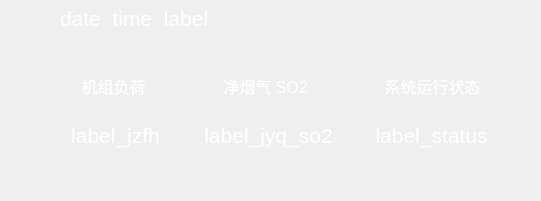
   <widget class="QFrame" name="frame">
    <property name="geometry">
     <rect>
      <x>30</x>
      <y>180</y>
      <width>541</width>
      <height>201</height>
     </rect>
    </property>
    <property name="styleSheet">
     <string notr="true">border:none;</string>
    </property>
    <property name="frameShape">
     <enum>QFrame::StyledPanel</enum>
    </property>
    <property name="frameShadow">
     <enum>QFrame::Raised</enum>
    </property>
    <widget class="QLabel" name="date_time_label">
     <property name="geometry">
      <rect>
       <x>60</x>
       <y>10</y>
       <width>241</width>
       <height>16</height>
      </rect>
     </property>
     <property name="font">
      <font>
       <pointsize>16</pointsize>
      </font>
     </property>
     <property name="styleSheet">
      <string notr="true">color: white;</string>
     </property>
     <property name="text">
      <string>date_time_label</string>
     </property>
    </widget>
    <widget class="QLabel" name="label_2">
     <property name="geometry">
      <rect>
       <x>68</x>
       <y>70</y>
       <width>91</width>
       <height>31</height>
      </rect>
     </property>
     <property name="font">
      <font>
       <pointsize>12</pointsize>
      </font>
     </property>
     <property name="styleSheet">
      <string notr="true">color:white;</string>
     </property>
     <property name="text">
      <string>机组负荷</string>
     </property>
     <property name="alignment">
      <set>Qt::AlignCenter</set>
     </property>
    </widget>
    <widget class="QLabel" name="label_3">
     <property name="geometry">
      <rect>
       <x>210</x>
       <y>70</y>
       <width>111</width>
       <height>31</height>
      </rect>
     </property>
     <property name="font">
      <font>
       <pointsize>12</pointsize>
      </font>
     </property>
     <property name="styleSheet">
      <string notr="true">color:white;</string>
     </property>
     <property name="text">
      <string>净烟气 SO2</string>
     </property>
     <property name="alignment">
      <set>Qt::AlignCenter</set>
     </property>
    </widget>
    <widget class="QLabel" name="label_4">
     <property name="geometry">
      <rect>
       <x>372</x>
       <y>70</y>
       <width>121</width>
       <height>31</height>
      </rect>
     </property>
     <property name="font">
      <font>
       <pointsize>12</pointsize>
      </font>
     </property>
     <property name="styleSheet">
      <string notr="true">color:white;</string>
     </property>
     <property name="text">
      <string>系统运行状态</string>
     </property>
     <property name="alignment">
      <set>Qt::AlignCenter</set>
     </property>
    </widget>
    <widget class="QLabel" name="label_jzfh">
     <property name="geometry">
      <rect>
       <x>50</x>
       <y>120</y>
       <width>131</width>
       <height>31</height>
      </rect>
     </property>
     <property name="font">
      <font>
       <pointsize>16</pointsize>
      </font>
     </property>
     <property name="styleSheet">
      <string notr="true">color:white;</string>
     </property>
     <property name="text">
      <string>label_jzfh</string>
     </property>
     <property name="alignment">
      <set>Qt::AlignCenter</set>
     </property>
    </widget>
    <widget class="QLabel" name="label_jyq_so2">
     <property name="geometry">
      <rect>
       <x>198</x>
       <y>120</y>
       <width>141</width>
       <height>31</height>
      </rect>
     </property>
     <property name="font">
      <font>
       <pointsize>16</pointsize>
      </font>
     </property>
     <property name="styleSheet">
      <string notr="true">color:white;</string>
     </property>
     <property name="text">
      <string>label_jyq_so2</string>
     </property>
     <property name="alignment">
      <set>Qt::AlignCenter</set>
     </property>
    </widget>
    <widget class="QLabel" name="label_status">
     <property name="geometry">
      <rect>
       <x>371</x>
       <y>120</y>
       <width>121</width>
       <height>31</height>
      </rect>
     </property>
     <property name="font">
      <font>
       <pointsize>16</pointsize>
      </font>
     </property>
     <property name="styleSheet">
      <string notr="true">color:white;</string>
     </property>
     <property name="text">
      <string>label_status</string>
     </property>
     <property name="alignment">
      <set>Qt::AlignCenter</set>
     </property>
    </widget>
   </widget>
